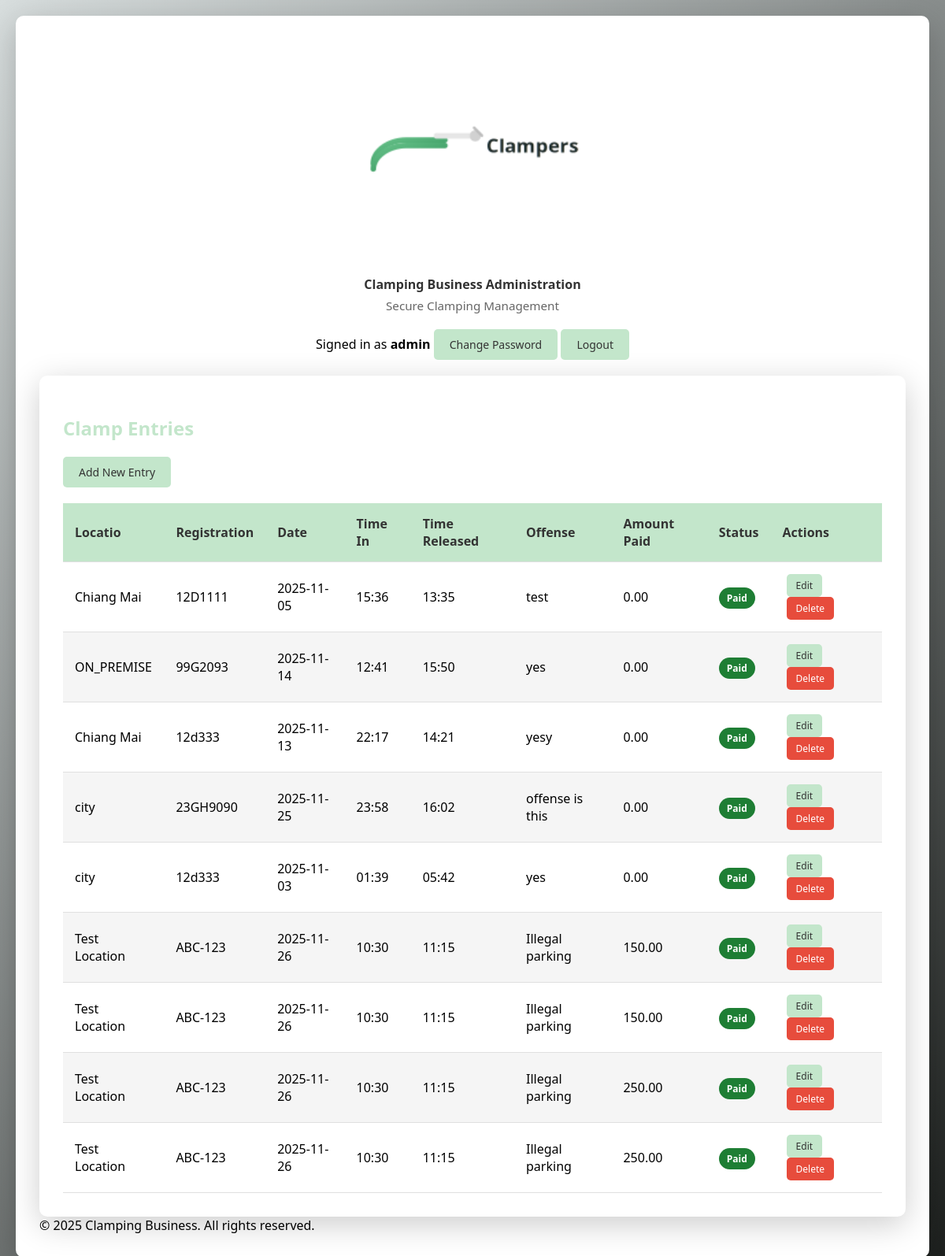
The page /clamp-list (signed in) on the database its author committed.
### app.py (models this page shows, shortened)
class ClampData(db.Model):
    id = db.Column(db.Integer, primary_key=True)
    location = db.Column(db.String(200), nullable=False)
    registration = db.Column(db.String(100))
    clamp_date = db.Column(db.Date, nullable=False)
    time_in = db.Column(db.Time, nullable=False)
    time_released = db.Column(db.Time)
    offense = db.Column(db.String(300), nullable=False)
    payment_status = db.Column(db.String(50), default='Processing')  # Paid, Not Paid, Processing
    amount_paid = db.Column(db.Float, default=0.0)
    created_at = db.Column(db.DateTime, default=datetime.utcnow)

### app.py (the view)
@app.route('/clamp_list')
@app.route('/clamp-list')
def clamp_list():
    clamps = ClampData.query.all()
    return render_template('clamp_list.html', clamps=clamps)

### app.py (called while the page is built)
@app.context_processor
def inject_common():
    return {'current_year': datetime.now().year}

@app.before_request
def require_login():
    whitelist = {'login', 'static', 'service_worker'}
    ep = request.endpoint
    if not ep:
        return
    if ep.split('.')[-1] in whitelist:
        return
    if session.get('user_id'):
        return
    return redirect(url_for('login', next=request.path))

### templates/clamp_list.html
{% extends 'base.html' %}
{% block content %}
<div class="container">
    <h2>Clamp Entries</h2>
    <a href="{{ url_for('clamp_form') }}" class="btn">Add New Entry</a>
    <table class="data-table">
        <thead>
            <tr>
                <th>Locatio</th>
                <th>Registration</th>
                <th>Date</th>
                <th>Time In</th>
                <th>Time Released</th>
                <th>Offense</th>
                <th>Amount Paid</th>
                <th>Status</th>
                <th>Actions</th>
            </tr>
        </thead>
        <tbody>
            {% for clamp in clamps %}
            <tr>
                <td>{{ clamp.location }}</td>
                <td>{{ clamp.registration or '' }}</td>
                <td>{{ clamp.clamp_date.strftime('%Y-%m-%d') }}</td>
                <td>{{ clamp.time_in.strftime('%H:%M') }}</td>
                <td>{{ clamp.time_released.strftime('%H:%M') if clamp.time_released else 'N/A' }}</td>
                <td>{{ clamp.offense }}</td>
                <td>{{ '%.2f'|format(clamp.amount_paid or 0) }}</td>
                <td><span class="status-{{ clamp.payment_status.lower().replace(' ', '-') }}">{{ clamp.payment_status }}</span></td>
                <td>
                    <a href="{{ url_for('edit_clamp', id=clamp.id) }}" class="btn btn-edit">Edit</a>
                    <a href="{{ url_for('delete_clamp', id=clamp.id) }}" class="btn btn-delete" onclick="return confirm('Delete this entry?')">Delete</a>
                </td>
            </tr>
            {% endfor %}
        </tbody>
    </table>
</div>
{% endblock %}

### templates/base.html (shortened to what this page needs)
<!DOCTYPE html>
<html lang="en">
<head>
    <link rel="stylesheet" href="{{ url_for('static', filename='css/style.css') }}">
</head>
<body>
    <div class="container">
        <header class="site-header centered">
            {% block header_logo %}
            <div class="logo-wrap">
                <img src="{{ url_for('static', filename='images/icon-192.png') }}" class="site-logo" alt="Clampers logo">
            </div>
            {% endblock %}
            <div class="site-title small">
                <div class="site-name">Clamping Business Administration</div>
                <p class="tagline">Secure Clamping Management</p>
            </div>
            <div class="user-actions">
                {% if session.username %}
                    <span class="who">Signed in as <strong>{{ session.username }}</strong></span>
                    <a href="{{ url_for('change_password') }}" class="btn btn-small">Change Password</a>
                    <a href="{{ url_for('logout') }}" class="btn btn-small">Logout</a>
                {% else %}
                    <a href="{{ url_for('login') }}" class="btn btn-small">Login</a>
                {% endif %}
            </div>
        </header>
        <main>
            {% block content %}
            {% endblock %}
        </main>
        <footer>
            <p>&copy; {{ current_year }} Clamping Business. All rights reserved.</p>
        </footer>
    </div>
</body>
</html>

### static/css/style.css (style rules this page uses)
* { margin: 0; padding: 0; box-sizing: border-box; }
body { font-family: 'Segoe UI', Tahoma, Geneva, Verdana, sans-serif; background: linear-gradient(135deg, #d8dede 0%, #1c1f1d 100%); min-height: 100vh; padding: 20px; }
.container { max-width: 1200px; margin: 0 auto; background: white; border-radius: 10px; padding: 30px; box-shadow: 0 10px 40px rgba(0,0,0,0.2); }
.site-header { display: flex; align-items: center; gap: 20px; justify-content: space-between; margin-bottom: 20px; }
.site-header.centered { flex-direction: column; align-items: center; text-align: center; }
.logo-wrap { display:flex; align-items:center; justify-content:center; }
.site-logo { height:280px; width:auto; display:block; max-width:100%; }
.site-title .site-name { margin:0; font-size:1rem; font-weight:700; text-align:center; color:#333; }
.tagline { color: #666; font-size: 0.95rem; margin-top:6px; }
h2 { color: #c3e6cb; margin: 20px 0; }
.btn { padding: 10px 20px; background: #c3e6cb; color: #333; border: none; border-radius: 5px; cursor: pointer; font-size: 14px; transition: all 0.3s; text-decoration: none; display: inline-block; }
.btn-edit, .btn-delete { padding: 6px 12px; font-size: 12px; margin: 0 5px; }
.btn-delete { background: #e74c3c; color: white; }
.data-table { width: 100%; border-collapse: collapse; margin-top: 20px; background: white; }
.data-table thead { background: #c3e6cb; color: #333; }
.data-table th, .data-table td { padding: 15px; text-align: left; border-bottom: 1px solid #e0e0e0; }
.data-table tbody tr { background: white; }
.data-table tbody tr:nth-child(even) { background: #f5f5f5; }
.status-paid, .status-approved { background: #1e7e34; color: #ffffff; padding: 5px 10px; border-radius: 20px; font-size: 12px; font-weight: 700; }

### rows shown on the page
ClampData: location "Chiang Mai", registration "12D1111", clamp_date "2025-11-05", time_in "15:36", time_released "13:35", offense "test", amount_paid "0.00", payment_status "Paid"
ClampData: location "ON_PREMISE", registration "99G2093", clamp_date "2025-11-14", time_in "12:41", time_released "15:50", offense "yes", amount_paid "0.00", payment_status "Paid"
ClampData: location "Chiang Mai", registration "12d333", clamp_date "2025-11-13", time_in "22:17", time_released "14:21", offense "yesy", amount_paid "0.00", payment_status "Paid"
ClampData: location "city", registration "23GH9090", clamp_date "2025-11-25", time_in "23:58", time_released "16:02", offense "offense is this", amount_paid "0.00", payment_status "Paid"
ClampData: location "city", registration "12d333", clamp_date "2025-11-03", time_in "01:39", time_released "05:42", offense "yes", amount_paid "0.00", payment_status "Paid"
ClampData: location "Test Location", registration "ABC-123", clamp_date "2025-11-26", time_in "10:30", time_released "11:15", offense "Illegal parking", amount_paid "150.00", payment_status "Paid"
ClampData: location "Test Location", registration "ABC-123", clamp_date "2025-11-26", time_in "10:30", time_released "11:15", offense "Illegal parking", amount_paid "150.00", payment_status "Paid"
ClampData: location "Test Location", registration "ABC-123", clamp_date "2025-11-26", time_in "10:30", time_released "11:15", offense "Illegal parking", amount_paid "250.00", payment_status "Paid"
ClampData: location "Test Location", registration "ABC-123", clamp_date "2025-11-26", time_in "10:30", time_released "11:15", offense "Illegal parking", amount_paid "250.00", payment_status "Paid"

### other values the page prints
{{ session.username }} "admin"
